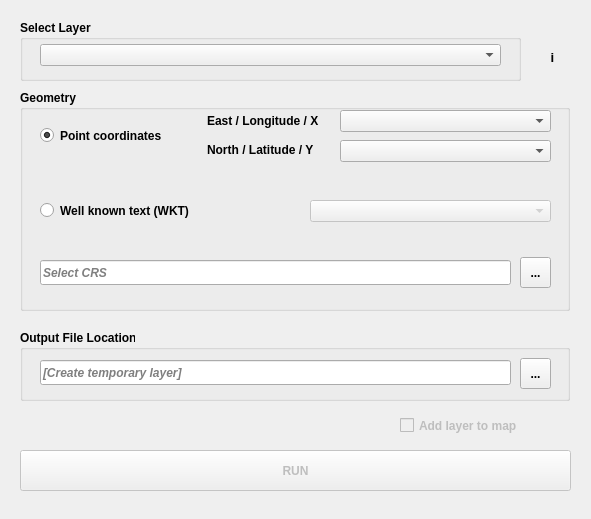
<?xml version="1.0" encoding="UTF-8"?>
<ui version="4.0">
 <class>GeomFromAttributeDialogBase</class>
 <widget class="QDialog" name="GeomFromAttributeDialogBase">
  <property name="geometry">
   <rect>
    <x>0</x>
    <y>0</y>
    <width>591</width>
    <height>519</height>
   </rect>
  </property>
  <property name="minimumSize">
   <size>
    <width>591</width>
    <height>519</height>
   </size>
  </property>
  <property name="maximumSize">
   <size>
    <width>591</width>
    <height>519</height>
   </size>
  </property>
  <property name="windowTitle">
   <string>Geom From Attribute</string>
  </property>
  <widget class="QGroupBox" name="groupBox">
   <property name="geometry">
    <rect>
     <x>20</x>
     <y>20</y>
     <width>501</width>
     <height>61</height>
    </rect>
   </property>
   <property name="font">
    <font>
     <weight>75</weight>
     <bold>true</bold>
    </font>
   </property>
   <property name="title">
    <string>Select Layer</string>
   </property>
   <widget class="QComboBox" name="cb_layers">
    <property name="geometry">
     <rect>
      <x>20</x>
      <y>24</y>
      <width>461</width>
      <height>22</height>
     </rect>
    </property>
   </widget>
  </widget>
  <widget class="QGroupBox" name="groupBox_4">
   <property name="geometry">
    <rect>
     <x>20</x>
     <y>90</y>
     <width>550</width>
     <height>221</height>
    </rect>
   </property>
   <property name="font">
    <font>
     <weight>75</weight>
     <bold>true</bold>
    </font>
   </property>
   <property name="title">
    <string>Geometry</string>
   </property>
   <widget class="QRadioButton" name="rb_pnt">
    <property name="geometry">
     <rect>
      <x>20</x>
      <y>30</y>
      <width>151</width>
      <height>31</height>
     </rect>
    </property>
    <property name="text">
     <string>Point coordinates</string>
    </property>
    <property name="checked">
     <bool>true</bool>
    </property>
   </widget>
   <widget class="QRadioButton" name="rb_wkt">
    <property name="geometry">
     <rect>
      <x>20</x>
      <y>105</y>
      <width>161</width>
      <height>31</height>
     </rect>
    </property>
    <property name="text">
     <string>Well known text (WKT)</string>
    </property>
   </widget>
   <widget class="QComboBox" name="cb_x">
    <property name="geometry">
     <rect>
      <x>320</x>
      <y>20</y>
      <width>211</width>
      <height>22</height>
     </rect>
    </property>
    <property name="editable">
     <bool>false</bool>
    </property>
   </widget>
   <widget class="QComboBox" name="cb_y">
    <property name="geometry">
     <rect>
      <x>320</x>
      <y>50</y>
      <width>211</width>
      <height>22</height>
     </rect>
    </property>
    <property name="editable">
     <bool>false</bool>
    </property>
   </widget>
   <widget class="QLabel" name="label">
    <property name="geometry">
     <rect>
      <x>187</x>
      <y>21</y>
      <width>121</width>
      <height>20</height>
     </rect>
    </property>
    <property name="text">
     <string>East / Longitude / X</string>
    </property>
   </widget>
   <widget class="QLabel" name="label_2">
    <property name="geometry">
     <rect>
      <x>187</x>
      <y>50</y>
      <width>121</width>
      <height>20</height>
     </rect>
    </property>
    <property name="text">
     <string>North / Latitude / Y</string>
    </property>
   </widget>
   <widget class="QComboBox" name="cb_wkt">
    <property name="enabled">
     <bool>false</bool>
    </property>
    <property name="geometry">
     <rect>
      <x>290</x>
      <y>110</y>
      <width>241</width>
      <height>22</height>
     </rect>
    </property>
    <property name="editable">
     <bool>false</bool>
    </property>
   </widget>
   <widget class="QToolButton" name="tb_crs">
    <property name="geometry">
     <rect>
      <x>500</x>
      <y>167</y>
      <width>31</width>
      <height>31</height>
     </rect>
    </property>
    <property name="text">
     <string>...</string>
    </property>
   </widget>
   <widget class="QLineEdit" name="lbl_crs">
    <property name="geometry">
     <rect>
      <x>20</x>
      <y>170</y>
      <width>471</width>
      <height>25</height>
     </rect>
    </property>
    <property name="font">
     <font>
      <weight>75</weight>
      <italic>true</italic>
      <bold>true</bold>
     </font>
    </property>
    <property name="readOnly">
     <bool>true</bool>
    </property>
    <property name="placeholderText">
     <string>Select CRS</string>
    </property>
   </widget>
  </widget>
  <widget class="QGroupBox" name="groupBox_2">
   <property name="geometry">
    <rect>
     <x>20</x>
     <y>330</y>
     <width>550</width>
     <height>71</height>
    </rect>
   </property>
   <property name="font">
    <font>
     <weight>75</weight>
     <bold>true</bold>
    </font>
   </property>
   <property name="title">
    <string>Output File Location</string>
   </property>
   <widget class="QLineEdit" name="le_outfile">
    <property name="geometry">
     <rect>
      <x>20</x>
      <y>30</y>
      <width>471</width>
      <height>25</height>
     </rect>
    </property>
    <property name="font">
     <font>
      <weight>75</weight>
      <italic>true</italic>
      <bold>true</bold>
     </font>
    </property>
    <property name="readOnly">
     <bool>false</bool>
    </property>
    <property name="placeholderText">
     <string>[Create temporary layer]</string>
    </property>
   </widget>
   <widget class="QToolButton" name="tb_outfile">
    <property name="geometry">
     <rect>
      <x>500</x>
      <y>28</y>
      <width>31</width>
      <height>31</height>
     </rect>
    </property>
    <property name="text">
     <string>...</string>
    </property>
   </widget>
  </widget>
  <widget class="QPushButton" name="btn_run">
   <property name="enabled">
    <bool>false</bool>
   </property>
   <property name="geometry">
    <rect>
     <x>20</x>
     <y>450</y>
     <width>551</width>
     <height>41</height>
    </rect>
   </property>
   <property name="font">
    <font>
     <weight>75</weight>
     <bold>true</bold>
    </font>
   </property>
   <property name="text">
    <string>RUN</string>
   </property>
  </widget>
  <widget class="QCheckBox" name="chc_add_to_map">
   <property name="enabled">
    <bool>false</bool>
   </property>
   <property name="geometry">
    <rect>
     <x>400</x>
     <y>410</y>
     <width>171</width>
     <height>31</height>
    </rect>
   </property>
   <property name="font">
    <font>
     <weight>75</weight>
     <bold>true</bold>
    </font>
   </property>
   <property name="layoutDirection">
    <enum>Qt::LeftToRight</enum>
   </property>
   <property name="text">
    <string>Add layer to map</string>
   </property>
  </widget>
  <widget class="QLabel" name="lbl_info">
   <property name="geometry">
    <rect>
     <x>540</x>
     <y>45</y>
     <width>25</width>
     <height>25</height>
    </rect>
   </property>
   <property name="font">
    <font>
     <pointsize>10</pointsize>
     <weight>75</weight>
     <bold>true</bold>
    </font>
   </property>
   <property name="toolTip">
    <string>https://dataspace.copernicus.eu</string>
   </property>
   <property name="text">
    <string>i</string>
   </property>
   <property name="alignment">
    <set>Qt::AlignCenter</set>
   </property>
   <property name="openExternalLinks">
    <bool>true</bool>
   </property>
  </widget>
 </widget>
 <resources/>
 <connections/>
</ui>
